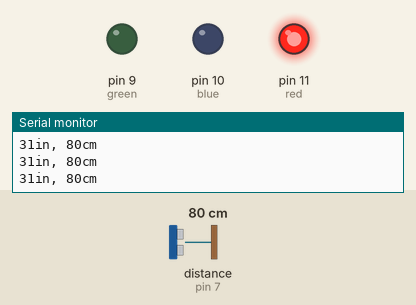
This sketch was run on a simulated Arduino Uno, built with avr-gcc and run on an emulated ATmega328P. On the bench: output pins drawn as LEDs (lit = HIGH), the last lines printed to the serial monitor. Wiring (inferred from the names in the program): ultrasonic range finder: trigger pin 7; echo pin 7. Inputs (shaded band) come from the test bench; at power-on: distance to the obstacle (sensor on pin 7) 80 cm. The echo pulse lasts 58.3 µs per cm.

Above: at 1.2 s.
1.3 s: distance to the obstacle (sensor on pin 7) set to 98 cm
2.8 s: distance to the obstacle (sensor on pin 7) set to 107 cm
At 3.3 s:
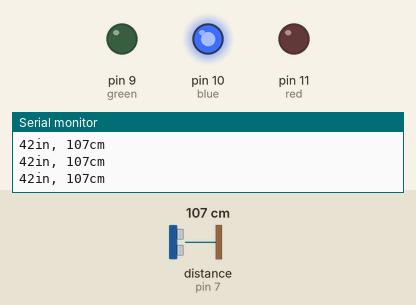
4.3 s: distance to the obstacle (sensor on pin 7) set to 203 cm
5.8 s: distance to the obstacle (sensor on pin 7) set to 210 cm
At 7.0 s:
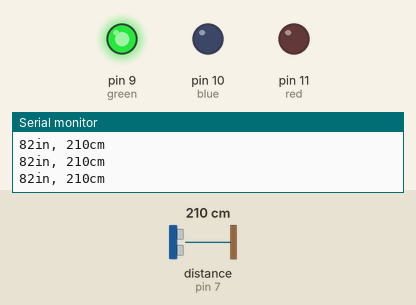
7.3 s: distance to the obstacle (sensor on pin 7) set to 2 cm
At 8.2 s:
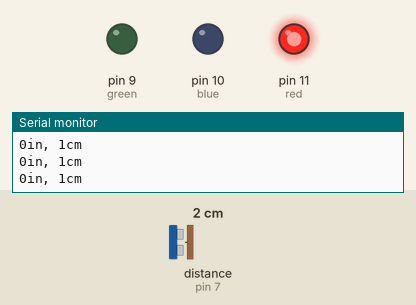
8.8 s: distance to the obstacle (sensor on pin 7) set to 120 cm
At 9.1 s:
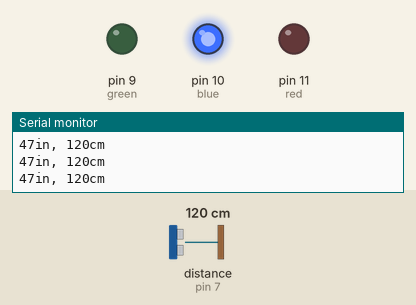
Timing chart, 0 to 11.3 s (numbered marks = the images above; inputs shaded):
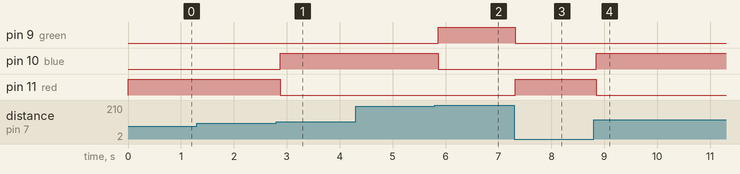

Measured:
- the behaviour switches between 103 and 104 cm on distance to the obstacle (sensor on pin 7) (found by bisection; images 0 and 1)
- the behaviour switches between 205 and 206 cm on distance to the obstacle (sensor on pin 7) (found by bisection; images 1 and 2)
- after the input at 2.8 s, pin 10 (blue): LOW → HIGH after 0.08 s; pin 11 (red): HIGH → LOW after 0.08 s
- after the input at 5.8 s, pin 9 (green): LOW → HIGH after 0.06 s; pin 10 (blue): HIGH → LOW after 0.06 s
- after the input at 7.3 s, pin 9 (green): HIGH → LOW at once; pin 11 (red): LOW → HIGH at once
- after the input at 8.8 s, pin 10 (blue): LOW → HIGH after 0.05 s; pin 11 (red): HIGH → LOW after 0.05 s

The sketch:

distance_sensor.ino
```cpp
const int pingPin = 7;
int red=11;
int blue=10;
int green=9;
void setup(){
  pinMode(red, OUTPUT);
    pinMode(blue, OUTPUT);
    pinMode(green, OUTPUT);
  Serial.begin(9600);
}

void loop() {
  // establish variables for duration of the ping, and the distance result
  // in inches and centimeters:
  long duration, inches, cm;

  // The PING))) is triggered by a HIGH pulse of 2 or more microseconds.
  // Give a short LOW pulse beforehand to ensure a clean HIGH pulse:
  pinMode(pingPin, OUTPUT);
  digitalWrite(pingPin, LOW);
  delayMicroseconds(2);
  digitalWrite(pingPin, HIGH);
  delayMicroseconds(5);
  digitalWrite(pingPin, LOW);

  pinMode(pingPin, INPUT);
  duration = pulseIn(pingPin, HIGH);

  // convert the time into a distance
  inches = microsecondsToInches(duration);
  cm = microsecondsToCentimeters(duration);
  // conditions for setting signal
  if(cm>206){
  digitalWrite(green,HIGH);
  digitalWrite(red,LOW);
  digitalWrite(blue,LOW);
  }
   if(cm<103){
  digitalWrite(green,LOW);
  digitalWrite(red,HIGH);
  digitalWrite(blue,LOW);
  }
   if(cm>103 && cm<206){
  digitalWrite(green,LOW);
  digitalWrite(red,LOW);
  digitalWrite(blue,HIGH);
  }

  Serial.print(inches);
  Serial.print("in, ");
  Serial.print(cm);
  Serial.print("cm");
  Serial.println();

  delay(100);
}

long microsecondsToInches(long microseconds) {
  return microseconds / 74 / 2;
}

long microsecondsToCentimeters(long microseconds) {
  // The speed of sound is 340 m/s or 29 microseconds per centimeter.
  // The ping travels out and back, so to find the distance of the object we
  // take half of the distance travelled.
  return microseconds / 29 / 2;
}
```
